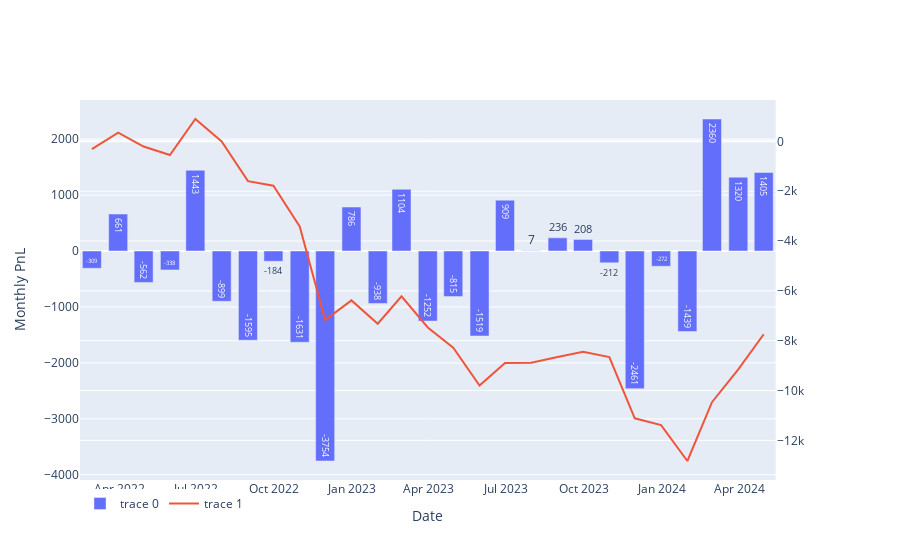

The code cell stored with this chart in its notebook:
### Code cell
fig = make_subplots(specs=[[{"secondary_y": True}]])

fig.add_trace(go.Bar(x=monthly_df.index,
                     y=monthly_df["net_pnl"],
                     text=round(monthly_df["net_pnl"], 0),

                     ), secondary_y=False)

# add a line chart as the second trace with different axis
fig.add_trace(go.Scatter(x=monthly_df.index,
              y=monthly_df["cum_pnl"]), secondary_y=True)


fig.update_layout(
    xaxis_title="Date",
    yaxis_title="Monthly PnL",


    legend_orientation="h",
    legend_yanchor="bottom",
    legend_xanchor="auto",
)


fig.show()

### Figure 1 — Plotly figure (JSON) as saved in the notebook; plotly's stock layout.template omitted (floating-point values rounded to 4 significant figures)
{"data": [{"text": [-309, 661, -562, -338, 1443, -899, -1595, -184, -1631, -3754, 786, -938, 1104, -1252, -815, -1519, 909, 7, 236, 208, -212, -2461, -272, -1439, 2360, 1320, 1405], "type": "bar", "x": ["2022-02-28T00:00:00", "2022-03-31T00:00:00", "2022-04-30T00:00:00", "2022-05-31T00:00:00", "2022-06-30T00:00:00", "2022-07-31T00:00:00", "2022-08-31T00:00:00", "2022-09-30T00:00:00", "2022-10-31T00:00:00", "2022-11-30T00:00:00", "2022-12-31T00:00:00", "2023-01-31T00:00:00", "2023-02-28T00:00:00", "2023-03-31T00:00:00", "2023-04-30T00:00:00", "2023-05-31T00:00:00", "2023-06-30T00:00:00", "2023-07-31T00:00:00", "2023-08-31T00:00:00", "2023-09-30T00:00:00", "2023-10-31T00:00:00", "2023-11-30T00:00:00", "2023-12-31T00:00:00", "2024-01-31T00:00:00", "2024-02-29T00:00:00", "2024-03-31T00:00:00", "2024-04-30T00:00:00"], "xaxis": "x", "y": [-308.7, 661.2, -561.7, -337.8, 1443.0, -898.8, -1595.0, -184.2, -1631.0, -3754.0, 785.9, -937.8, 1104.0, -1252.0, -814.8, -1519.0, 909.4, 6.84, 235.5, 207.7, -211.6, -2461.0, -272.4, -1439.0, 2360.0, 1320.0, 1405.0], "yaxis": "y"}, {"type": "scatter", "x": ["2022-02-28T00:00:00", "2022-03-31T00:00:00", "2022-04-30T00:00:00", "2022-05-31T00:00:00", "2022-06-30T00:00:00", "2022-07-31T00:00:00", "2022-08-31T00:00:00", "2022-09-30T00:00:00", "2022-10-31T00:00:00", "2022-11-30T00:00:00", "2022-12-31T00:00:00", "2023-01-31T00:00:00", "2023-02-28T00:00:00", "2023-03-31T00:00:00", "2023-04-30T00:00:00", "2023-05-31T00:00:00", "2023-06-30T00:00:00", "2023-07-31T00:00:00", "2023-08-31T00:00:00", "2023-09-30T00:00:00", "2023-10-31T00:00:00", "2023-11-30T00:00:00", "2023-12-31T00:00:00", "2024-01-31T00:00:00", "2024-02-29T00:00:00", "2024-03-31T00:00:00", "2024-04-30T00:00:00"], "xaxis": "x", "y": [-308.7, 352.4, -209.2, -547.0, 896.1, -2.73, -1598.0, -1782.0, -3413.0, -7167.0, -6381.0, -7319.0, -6215.0, -7468.0, -8282.0, -9801.0, -8892.0, -8885.0, -8650.0, -8442.0, -8653.0, -11110.0, -11390.0, -12830.0, -10470.0, -9146.0, -7741.0], "yaxis": "y2"}], "layout": {"legend": {"orientation": "h", "xanchor": "auto", "yanchor": "bottom"}, "xaxis": {"anchor": "y", "domain": [0, 0.94], "title": {"text": "Date"}}, "yaxis": {"anchor": "x", "domain": [0, 1], "title": {"text": "Monthly PnL"}}, "yaxis2": {"anchor": "x", "overlaying": "y", "side": "right"}}}
